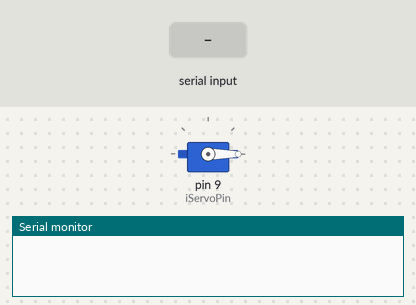
A sketch run on a simulated Arduino Uno, built with avr-gcc and run on an emulated ATmega328P. On the bench: servo, the last lines printed to the serial monitor. The test bench sets the inputs (shaded band).

Above: at 1.2 s.
1.3 s: "start" received over the second serial link
At 1.8 s:
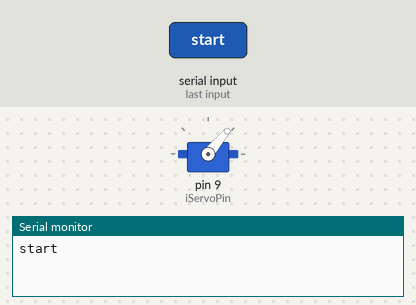
3.5 s: "m" received over the second serial link
5.0 s: "1" received over the second serial link
Timing chart, 0 to 8.0 s (numbered marks = the images above; inputs shaded):
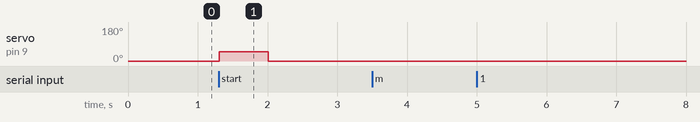

The sketch:

Bluetooth_module.ino
```cpp
#include <SoftwareSerial.h>
#include <Servo.h>

Servo oFeeder;
int iServoPin = 9;
// Initializing communication ports
SoftwareSerial mySerial(11, 10); // TX/RX pins

void setup()
{
  Serial.begin(9600);
  mySerial.begin(9600);
  oFeeder.attach(iServoPin);  //atatch servo to 9
  oFeeder.write(0);          //reset servo
}

void loop()
{
    // Check if a message has been received
    String msg = getMessage();
    if(msg!=""){
      Serial.println(msg);
    }
    if (msg == "start"){
        useServo();
    }
    // Send a string when 'm' is sent through the Serial
    if(Serial.available()){
      if(Serial.read()=='m'){
        mySerial.println("HC-06 IS REPLYING :-)");
      }
    }

    delay(10);
}

String getMessage(){
  String msg = "";
  char a;

  while(mySerial.available()) {
      a = mySerial.read();
      msg+=String(a);
  }
  return msg;
}

void useServo(){
  oFeeder.write(50);
  delay(700);
  oFeeder.write(0);
}
```

Measured:
- after the input at 1.3 s, servo on pin 9 (iServoPin): 0° → 50° at once, → 0° 0.70 s later
